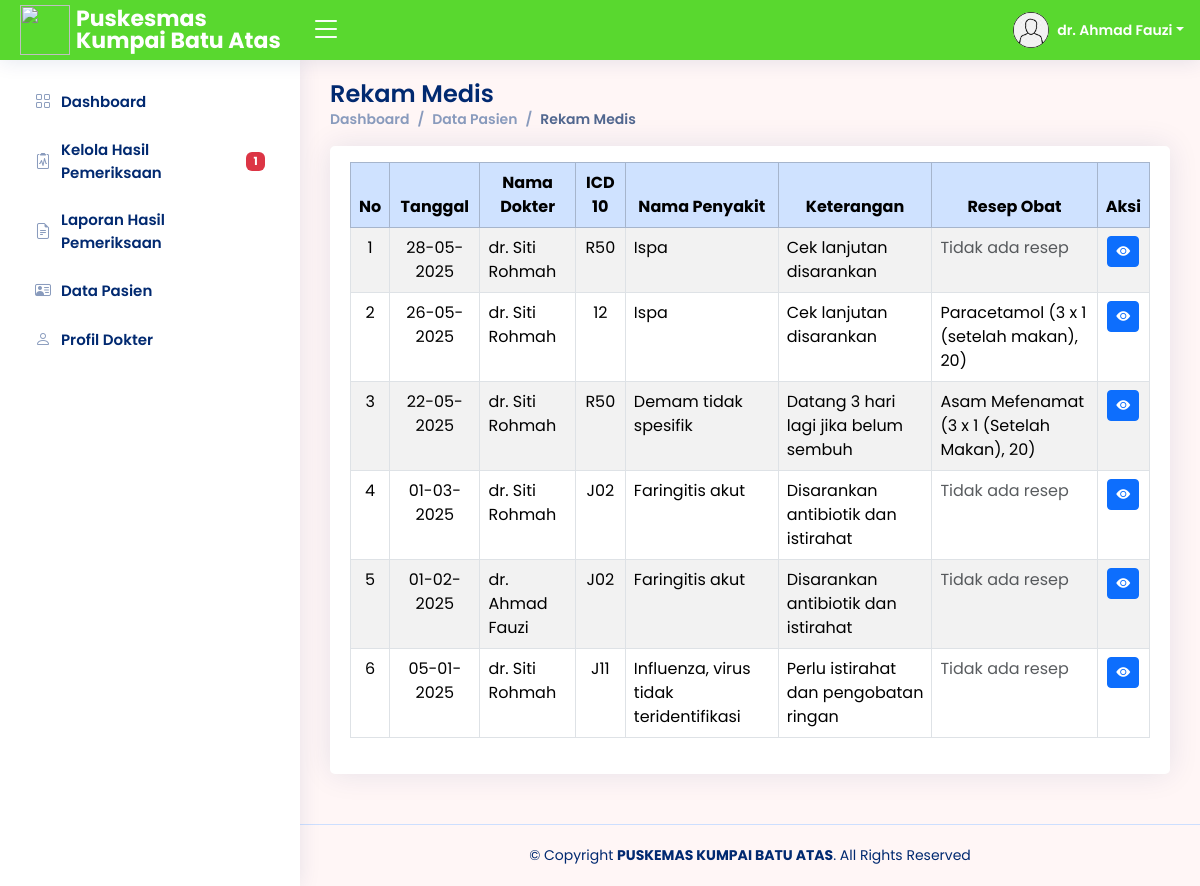
Page /dokter/Rekam_Medis/tabel-rm.php?nik_pasien=6101010101010001 (signed in) on the committed database.
### tables this page shows
CREATE TABLE `dokter` (
  `nip_dokter` bigint(20) NOT NULL,
  `id_ruang` bigint(20) NOT NULL,
  `foto_dokter` text NOT NULL,
  `nama_dokter` varchar(50) NOT NULL,
  `jk_dokter` enum('Laki-Laki','Perempuan') NOT NULL,
  `agama_dokter` enum('Islam','Kristen','Katolik','Hindu','Buddha','Khonghucu') NOT NULL,
  `status_pernikahan_dokter` enum('Sudah Menikah','Belum Menikah','Janda/Duda') NOT NULL,
  `alamat_dokter` varchar(100) NOT NULL,
  `no_hp_dokter` varchar(50) NOT NULL,
  `password_dokter` varchar(50) NOT NULL,
  `tgl_lahir_dokter` date NOT NULL,
  `tempat_lahir_dokter` varchar(50) NOT NULL
);

CREATE TABLE `rekam_medis` (
  `id_rm` bigint(20) NOT NULL,
  `id_ruang` bigint(20) NOT NULL,
  `nip_petugas` bigint(20) NOT NULL,
  `nik_pasien` bigint(20) NOT NULL,
  `tgl_pemeriksaan` date NOT NULL,
  `waktu_pemeriksaan` time NOT NULL DEFAULT current_timestamp(),
  `sakit` varchar(100) NOT NULL,
  `nyeri_telan` enum('','Ya','Tidak') NOT NULL,
  `demam` enum('','Ya','Tidak') NOT NULL,
  `batuk` enum('','Ya','Tidak') NOT NULL,
  `pilek` enum('','Ya','Tidak') NOT NULL,
  `tekanan_darah` varchar(100) NOT NULL,
  `nadi` varchar(100) NOT NULL,
  `siklus_nafas` varchar(100) NOT NULL,
  `suhu_badan` varchar(100) NOT NULL,
  `resiko_jatuh` enum('','Ya','Tidak') NOT NULL,
  `keterangan_screening` varchar(100) NOT NULL,
  `status_screening` varchar(50) DEFAULT 'Belum Diperiksa',
  `status_dokter` varchar(50) DEFAULT 'Belum Diperiksa',
  `nip_dokter` bigint(20) NOT NULL,
  `ICD_10` varchar(50) NOT NULL,
  `nama_penyakit` varchar(100) NOT NULL,
  `keterangan_hasil` varchar(200) NOT NULL,
  `umur` int(10) NOT NULL
);

CREATE TABLE `resep_obat` (
  `id_resep` bigint(20) NOT NULL,
  `id_rm` bigint(20) NOT NULL,
  `kode_obat` varchar(20) NOT NULL,
  `dosis` varchar(100) NOT NULL,
  `jumlah` int(11) NOT NULL,
  `status` enum('belum','sudah') DEFAULT 'belum'
);

CREATE TABLE `obat` (
  `kode_obat` varchar(20) NOT NULL,
  `nama_obat` varchar(100) NOT NULL,
  `dosis_obat` varchar(100) NOT NULL,
  `keterangan_obat` varchar(100) NOT NULL,
  `stok_obat` int(11) NOT NULL DEFAULT 0,
  `satuan` varchar(50) NOT NULL,
  `tgl_kadaluarsa` date NOT NULL,
  `minimum_stok` int(20) NOT NULL
);

### dokter/Rekam_Medis/tabel-rm.php (the view, shortened to what this page needs)
<?php
include "../../koneksi.php";
$detail = $_GET["nik_pasien"];
$id_rm_aktif = isset($_GET["id_rm"]) ? $_GET["id_rm"] : null;
?>
<!DOCTYPE html>
<html lang="id">
<head>
  <?php include '../link.php'; ?>
</head>
<body>
  <?php include '../header.php';
  include '../siderbar.php'; ?>
  <main id="main" class="main">
    <div class="pagetitle">
      <h1>Rekam Medis</h1>
      <nav>
        <ol class="breadcrumb">
          <li class="breadcrumb-item"><a href="../Dashboard/index.php">Dashboard</a></li>
          <li class="breadcrumb-item"><a href="tabel-pasien.php">Data Pasien</a></li>
          <li class="breadcrumb-item active">Rekam Medis</li>
        </ol>
      </nav>
    </div>
    <section class="section profile">
      <div class="row">
        <div class="col-xl">
          <div class="card">
            <div class="card-body pt-3">
              <div class="table-responsive">
                <table class="table table-hover table-bordered table-striped hidden-until-ready" id="dataTable" width="100%" cellspacing="0">
                  <thead class="table-primary text-center">
                    <tr>
                      <th>No</th>
                      <th>Tanggal</th>
                      <th>Nama Dokter</th>
                      <th>ICD 10</th>
                      <th>Nama Penyakit</th>
                      <th>Keterangan</th>
                      <th>Resep Obat</th>
                      <th>Aksi</th>
                    </tr>
                  </thead>
                  <tbody>
                    <?php
                    $id_ru = $_SESSION['ruang_id'];
                    $ambilsemuahasil = mysqli_query($conn, "
                      SELECT a.*, d.nama_pasien, e.nama_dokter
                      FROM rekam_medis a
                      LEFT JOIN ruang c ON a.id_ruang = c.id_ruang
                      LEFT JOIN pasien d ON a.nik_pasien = d.nik_pasien
                      LEFT JOIN dokter e ON a.nip_dokter = e.nip_dokter
                      WHERE d.nik_pasien = '$detail'
                      AND a.id_ruang = '$id_ru'
                      AND status_dokter = 'Sudah Diperiksa'
                      ORDER BY a.id_rm DESC
                    ");
                    $i = 1;
                    while ($data = mysqli_fetch_array($ambilsemuahasil)) {
                      $id_rm = $data['id_rm'];
                      $nama_dokter = $data['nama_dokter'] ?? '';
                      $tgl_pemeriksaan = date('d-m-Y', strtotime($data['tgl_pemeriksaan']));
                      $ICD_10 = $data['ICD_10'] ?? '';
                      $nama_penyakit = $data['nama_penyakit'] ?? '';
                      $keterangan_hasil = $data['keterangan_hasil'] ?? '';
                      $queryResep = "
                        SELECT o.nama_obat, r.dosis, r.jumlah
                        FROM resep_obat r
                        JOIN obat o ON r.kode_obat = o.kode_obat
                        WHERE r.id_rm = '$id_rm'
                      ";
                      $resultResep = mysqli_query($conn, $queryResep);
                      $resep_obat = '';
                      while ($resep = mysqli_fetch_assoc($resultResep)) {
                        $resep_obat .= htmlspecialchars($resep['nama_obat']) . " (" . htmlspecialchars($resep['dosis']) . ", " . htmlspecialchars($resep['jumlah']) . ")<br>";
                      }
                      if (empty($resep_obat)) {
                        $resep_obat = '<span class="text-muted">Tidak ada resep</span>';
                      }
                    ?>
                      <tr>
                        <td class="text-center"><?= $i++; ?></td>
                        <td class="text-center"><?= $tgl_pemeriksaan; ?></td>
                        <td><?= htmlspecialchars($nama_dokter); ?></td>
                        <td class="text-center"><?= htmlspecialchars($ICD_10); ?></td>
                        <td><?= htmlspecialchars($nama_penyakit); ?></td>
                        <td><?= htmlspecialchars($keterangan_hasil); ?></td>
                        <td><?= $resep_obat; ?></td>
                        <td class="text-center">
                          <a class="btn btn-primary btn-sm" href="detail-rm.php?id_rm=<?= $id_rm; ?>&id_sumber=<?= $id_rm_aktif; ?>">
                            <i class="bi bi-eye-fill"></i>
                          </a>
                        </td>
                      </tr>
                    <?php } ?>
                  </tbody>
                </table>
              </div>
            </div>
          </div>
        </div>
      </div>
    </section>
  </main>
  <?php include '../footer.php'; ?>
</body>
</html>

### dokter/header.php (shortened to what this page needs)
<header id="header" class="header fixed-top d-flex align-items-center">
  <div class="d-flex align-items-center justify-content-between">
    <a href="index.php" class="logo d-flex align-items-center">
      <img src="../img/logo_pkm.jpg" width="50" height="50">
      <span class="d-none d-lg-block">Puskesmas Kumpai Batu Atas</span>
    </a>
    <i class="bi bi-list toggle-sidebar-btn collapsed"></i>
  </div>
  <nav class="header-nav ms-auto">
    <?php
    $nip_dok = $_SESSION['dokter_nip'];
    $tampildokter = mysqli_query($conn, "SELECT * FROM dokter WHERE nip_dokter='$nip_dok'");
    while ($data = mysqli_fetch_array($tampildokter)) :
    ?>
      <ul class="d-flex align-items-center">
        <li class="nav-item dropdown pe-3">
          <a class="nav-link nav-profile d-flex align-items-center pe-0" href="#" data-bs-toggle="dropdown">
            <img src="../../adm/Kelola_Dokter/img/<?php echo $data['foto_dokter']; ?>" alt="<?php echo $data['foto_dokter']; ?>" class="rounded-circle">
            <span class="d-none d-md-block dropdown-toggle ps-2"><?php echo $data['nama_dokter']; ?></span>
          </a>
        </li>
      </ul>
    <?php
    endwhile;
    ?>
  </nav>
</header>

### dokter/assets/css/style5.css (style rules this page uses)
:root { scroll-behavior: smooth; }
body { font-family: "Open Sans", sans-serif; background: #fff6f6; color: #444444; }
a { color: #4154f1; text-decoration: none; }
h1, h2, h3, h4, h5, h6 { font-family: "Nunito", sans-serif; }
#main { margin-top: 60px; padding: 20px 30px; transition: all 0.3s; }
.pagetitle { margin-bottom: 10px; }
.pagetitle h1 { font-size: 24px; margin-bottom: 0; font-weight: 600; color: #012970; }
.card { margin-bottom: 30px; border: none; border-radius: 5px; box-shadow: 0px 0 30px rgba(1, 41, 112, 0.1); }
.card-body { padding: 0 20px 20px 20px; }
.breadcrumb { font-size: 14px; font-family: "Nunito", sans-serif; color: #899bbd; font-weight: 600; }
.breadcrumb a { color: #899bbd; transition: 0.3s; }
.breadcrumb .breadcrumb-item::before { color: #899bbd; }
.breadcrumb .active { color: #51678f; font-weight: 600; }
.logo { line-height: 1; }
@media (min-width: 1200px) { .logo { width: 280px; } }
.logo img { margin-right: 6px; }
.logo span { font-size: 22px; font-weight: 700; color: #ffffff; font-family: "Nunito", sans-serif; }
.header { transition: all 0.5s; z-index: 997; height: 60px; box-shadow: 0px 2px 20px rgba(1, 41, 112, 0.1); background-color: #59d82f; padding-left: 20px; }
.header .toggle-sidebar-btn { font-size: 32px; padding-left: 10px; cursor: pointer; color: #ffffff; }
.header-nav ul { list-style: none; }
.header-nav>ul { margin: 0; padding: 0; }
.header-nav .nav-profile { color: #ffffff; }
.header-nav .nav-profile img { max-height: 36px; }
.header-nav .nav-profile span { font-size: 14px; font-weight: 600; }
@media (min-width: 1200px) { #main, #footer { margin-left: 300px; } }
body, h1, h2, h3, h4, h5, h6, p, a, span, td, th, label, input, button, select, .breadcrumb, .card-title, .card-text { font-family: 'Poppins', sans-serif !important; }

### rows in the picture
dokter: foto_dokter (placeholder picture), nama_dokter "dr. Ahmad Fauzi"
rekam_medis: tgl_pemeriksaan "28-05-2025", dokter.nama_dokter "dr. Siti Rohmah", ICD_10 "R50", nama_penyakit "Ispa", keterangan_hasil "Cek lanjutan disarankan", shows "Tidak ada resep"
rekam_medis: tgl_pemeriksaan "26-05-2025", dokter.nama_dokter "dr. Siti Rohmah", ICD_10 "12", nama_penyakit "Ispa", keterangan_hasil "Cek lanjutan disarankan"
resep_obat: kode_obat.nama_obat "Paracetamol", dosis "3 x 1 (setelah makan)", jumlah "20"
rekam_medis: tgl_pemeriksaan "22-05-2025", dokter.nama_dokter "dr. Siti Rohmah", ICD_10 "R50", nama_penyakit "Demam tidak spesifik", keterangan_hasil "Datang 3 hari lagi jika belum sembuh"
resep_obat: kode_obat.nama_obat "Asam Mefenamat", dosis "3 x 1 (Setelah Makan)", jumlah "20"
rekam_medis: tgl_pemeriksaan "01-03-2025", dokter.nama_dokter "dr. Siti Rohmah", ICD_10 "J02", nama_penyakit "Faringitis akut", keterangan_hasil "Disarankan antibiotik dan istirahat", shows "Tidak ada resep"
rekam_medis: tgl_pemeriksaan "01-02-2025", dokter.nama_dokter "dr. Ahmad Fauzi", ICD_10 "J02", nama_penyakit "Faringitis akut", keterangan_hasil "Disarankan antibiotik dan istirahat", shows "Tidak ada resep"
rekam_medis: tgl_pemeriksaan "05-01-2025", dokter.nama_dokter "dr. Siti Rohmah", ICD_10 "J11", nama_penyakit "Influenza, virus tidak teridentifikasi", keterangan_hasil "Perlu istirahat dan pengobatan ringan", shows "Tidak ada resep"

### other values in the picture
$jumlahNotif "1"
